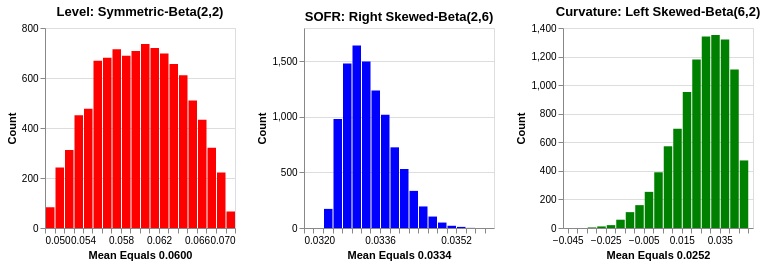

Write notebook code for a chart like this one.
### Markdown cell above
Now that our standard $[0, 1]$ beta outputs are translated into real-world interest rate boundaries, we can visualize the results. This final step reveals exactly how our specific macro views—injected via the skewness of the Beta distributions—reshape our simulated paths. By altering the shape parameters, we effectively force the simulation to "believe" that certain curve environments are more likely than others.

### Code cell
def create_chart(data, title, x_min, x_max, color):
    # Calculate the mean dynamically from the dataset
    mean_val = data['value'].mean()
    # Format the x-axis label
    x_label = f"Mean Equals {mean_val:.4f}"

    return alt.Chart(data).mark_bar(color=color).encode(
        alt.X('value:Q',
              bin=alt.Bin(maxbins=30, extent=[x_min, x_max]),
              scale=alt.Scale(domain=[x_min, x_max]),
              title=x_label),  # Use the dynamically created label
        alt.Y('count()', title='Count')
    ).properties(
        width=190,
        height=200,
        title=title
    )

# visualizing our views
df1 = pd.DataFrame({'value': level, 'distribution': 'Beta(2,2)'})
df2 = pd.DataFrame({'value': sofr, 'distribution': 'Beta(2,6)'})
df3 = pd.DataFrame({'value': curvature, 'distribution': 'Beta(6,2)'})
alt.data_transformers.disable_max_rows()

# a symmetric bell-like shape with equal probability of up and down
chart1 = create_chart(df1, 'Level: Symmetric-Beta(2,2)',
                      x_min=0.05, x_max=0.07,
                      color='red')

# probabiity is concentrated around the lower bound
chart2 = create_chart(df2, 'SOFR: Right Skewed-Beta(2,6)',
                      x_min=0.032,
                      x_max=0.036,
                      color='blue')

# expectation is for a bulge in rates
chart3 = create_chart(df3, 'Curvature: Left Skewed-Beta(6,2)',
                      x_min=-0.0475,
                      x_max=0.0525,
                      color='green')

# concatenate charts and display them
simulated_results = alt.hconcat(chart1, chart2, chart3).resolve_scale(y='independent')
simulated_results.save('beta_histograms_mean_xlabel.json')
display(simulated_results)

### Figure 1 — Vega-Lite specification as saved in the notebook (floating-point values rounded to 4 significant figures; data arrays with more than 128 entries replaced by an {"elided": "..."} marker saying what was removed)
{"config": {"view": {"continuousWidth": 300, "continuousHeight": 300}}, "hconcat": [{"data": {"name": "data-c12b10242854e5376d603a7773003f09"}, "mark": {"type": "bar", "color": "red"}, "encoding": {"x": {"bin": {"extent": [0.05, 0.07], "maxbins": 30}, "field": "value", "scale": {"domain": [0.05, 0.07]}, "title": "Mean Equals 0.0600", "type": "quantitative"}, "y": {"aggregate": "count", "title": "Count", "type": "quantitative"}}, "height": 200, "title": "Level: Symmetric-Beta(2,2)", "width": 190}, {"data": {"name": "data-c58e214f5e461245c859209d6cafaa24"}, "mark": {"type": "bar", "color": "blue"}, "encoding": {"x": {"bin": {"extent": [0.032, 0.036], "maxbins": 30}, "field": "value", "scale": {"domain": [0.032, 0.036]}, "title": "Mean Equals 0.0334", "type": "quantitative"}, "y": {"aggregate": "count", "title": "Count", "type": "quantitative"}}, "height": 200, "title": "SOFR: Right Skewed-Beta(2,6)", "width": 190}, {"data": {"name": "data-7b7074d2bed5e036fa25377516f6a0bd"}, "mark": {"type": "bar", "color": "green"}, "encoding": {"x": {"bin": {"extent": [-0.0475, 0.0525], "maxbins": 30}, "field": "value", "scale": {"domain": [-0.0475, 0.0525]}, "title": "Mean Equals 0.0252", "type": "quantitative"}, "y": {"aggregate": "count", "title": "Count", "type": "quantitative"}}, "height": 200, "title": "Curvature: Left Skewed-Beta(6,2)", "width": 190}], "resolve": {"scale": {"y": "independent"}}, "$schema": "https://vega.github.io/schema/vega-lite/v6.4.1.json", "datasets": {"data-c12b10242854e5376d603a7773003f09": {"elided": "10000 records"}, "data-c58e214f5e461245c859209d6cafaa24": {"elided": "10000 records"}, "data-7b7074d2bed5e036fa25377516f6a0bd": {"elided": "10000 records"}}}
